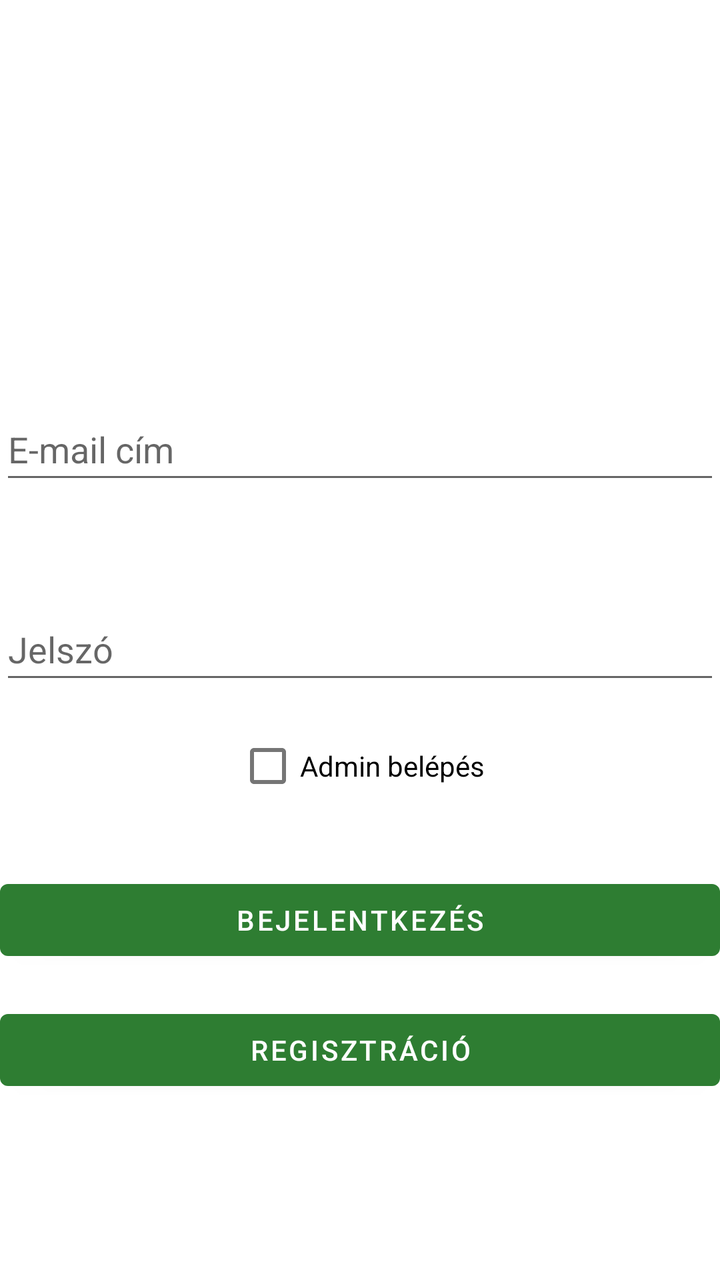
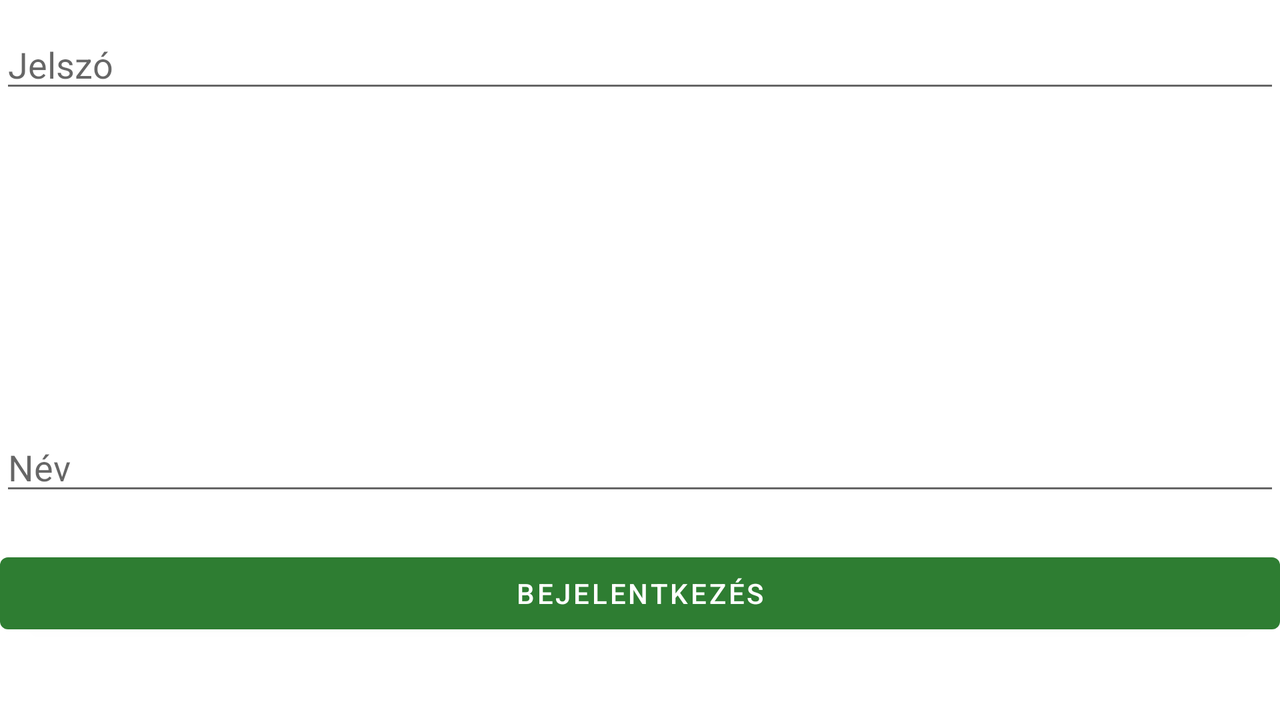

Compare how this app lays out the same screen by default and in its alternative resource folder. The renders come first, then the two layout files and the values they reference.
<!-- AndroidManifest.xml: application theme Theme.MyApplication -->
<!-- res/layout/activity_main.xml -->
<?xml version="1.0" encoding="utf-8"?>
<androidx.constraintlayout.widget.ConstraintLayout xmlns:android="http://schemas.android.com/apk/res/android"
    xmlns:app="http://schemas.android.com/apk/res-auto"
    xmlns:tools="http://schemas.android.com/tools"
    android:id="@+id/main"
    android:layout_width="match_parent"
    android:layout_height="match_parent"
    tools:context=".MainActivity">

    <EditText
        android:id="@+id/editTextUserEmail"
        android:layout_width="match_parent"
        android:layout_height="wrap_content"
        android:minHeight="48dp"
        android:ems="10"
        android:hint="@string/email"
        android:inputType="textEmailAddress"
        app:layout_constraintBottom_toBottomOf="parent"
        app:layout_constraintTop_toTopOf="parent"
        app:layout_constraintVertical_bias="0.336"
        tools:layout_editor_absoluteX="16dp" />

    <EditText
        android:id="@+id/editTextPassword"
        android:layout_width="match_parent"
        android:layout_height="wrap_content"
        android:minHeight="48dp"
        android:layout_marginBottom="150dp"
        android:ems="10"
        android:hint="@string/password"
        android:inputType="textPassword"
        app:layout_constraintBottom_toBottomOf="parent"
        app:layout_constraintTop_toBottomOf="@+id/editTextUserEmail"
        app:layout_constraintVertical_bias="0.267"
        tools:layout_editor_absoluteX="0dp" />

    <CheckBox
        android:id="@+id/adminCheckBox"
        android:layout_width="wrap_content"
        android:layout_height="wrap_content"
        android:text="@string/admin_login"
        android:layout_marginTop="12dp"
        app:layout_constraintTop_toBottomOf="@+id/editTextPassword"
        app:layout_constraintStart_toStartOf="parent"
        app:layout_constraintEnd_toEndOf="parent"/>

    <Button
        android:id="@+id/logInButton"
        android:layout_width="0dp"
        android:layout_height="wrap_content"
        android:text="@string/login"
        android:onClick="login"
        app:layout_constraintBottom_toBottomOf="parent"
        app:layout_constraintEnd_toEndOf="parent"
        app:layout_constraintHorizontal_bias="0.0"
        app:layout_constraintStart_toStartOf="parent"
        app:layout_constraintTop_toBottomOf="@+id/adminCheckBox"
        app:layout_constraintVertical_bias="0.157" />


    <Button
        android:id="@+id/registButton"
        android:layout_width="0dp"
        android:layout_height="wrap_content"
        android:text="@string/registration"
        android:onClick="regist"
        app:layout_constraintBottom_toBottomOf="parent"
        app:layout_constraintEnd_toEndOf="parent"
        app:layout_constraintHorizontal_bias="0.0"
        app:layout_constraintStart_toStartOf="parent"
        app:layout_constraintTop_toBottomOf="@+id/logInButton"
        app:layout_constraintVertical_bias="0.157" />

</androidx.constraintlayout.widget.ConstraintLayout>
<!-- resources referenced by this layout -->
<resources>
  <string name="admin_login">Admin belépés</string>
  <string name="email">E-mail cím</string>
  <string name="login">Bejelentkezés</string>
  <string name="password">Jelszó</string>
  <string name="registration">Regisztráció</string>
  <style name="Theme.MyApplication" parent="Theme.MaterialComponents.DayNight.DarkActionBar">
          <item name="colorPrimary">@color/colorPrimary</item>
          <item name="colorPrimaryVariant">@color/colorPrimaryVariant</item>
          <item name="colorOnPrimary">@color/colorOnPrimary</item>
  
          <item name="colorSecondary">@color/colorSecondary</item>
          <item name="colorSecondaryVariant">@color/colorSecondaryVariant</item>
          <item name="colorOnSecondary">@color/colorOnSecondary</item>
      </style>
  <color name="colorPrimary">#2E7D32</color>
  <color name="colorPrimaryVariant">#1B5E20</color>
  <color name="colorOnPrimary">#FFFFFF</color>
  <color name="colorSecondary">#81C784</color>
  <color name="colorSecondaryVariant">#66BB6A</color>
  <color name="colorOnSecondary">#FFFFFF</color>
</resources>
<!-- res/layout-land/activity_main.xml (the repository's variant of the layout above) -->
<!-- drawn on the phone turned sideways -->
<?xml version="1.0" encoding="utf-8"?>
<LinearLayout
    xmlns:android="http://schemas.android.com/apk/res/android"
    xmlns:app="http://schemas.android.com/apk/res-auto"
    xmlns:tools="http://schemas.android.com/tools"
    android:id="@+id/main"
    android:layout_width="match_parent"
    android:layout_height="match_parent"
    android:orientation="vertical"
    tools:context=".MainActivity">


    <EditText
        android:id="@+id/editTextPassword"
        android:layout_width="match_parent"
        android:layout_height="wrap_content"
        android:layout_marginBottom="150dp"
        android:ems="10"
        android:hint="@string/password"
        android:inputType="textPassword"
        android:layout_marginTop="10dp"
        tools:layout_editor_absoluteX="16dp" />

    <EditText
        android:id="@+id/editTextUserName"
        android:layout_width="match_parent"
        android:layout_height="wrap_content"
        android:ems="10"
        android:hint="@string/name"
        android:inputType="text"
        android:layout_marginTop="10dp" />



    <Button
        android:id="@+id/logInButton"
        android:layout_width="match_parent"
        android:layout_height="wrap_content"
        android:text="@string/login"
        android:layout_marginTop="20dp"
        android:onClick="login" />

</LinearLayout>
<!-- resources referenced by the variant -->
<!-- as the phone turned sideways resolves them -->
<resources>
  <string name="login">Bejelentkezés</string>
  <string name="name">Név</string>
  <string name="password">Jelszó</string>
  <style name="Theme.MyApplication" parent="Theme.MaterialComponents.DayNight.DarkActionBar">
          <item name="colorPrimary">@color/colorPrimary</item>
          <item name="colorPrimaryVariant">@color/colorPrimaryVariant</item>
          <item name="colorOnPrimary">@color/colorOnPrimary</item>
  
          <item name="colorSecondary">@color/colorSecondary</item>
          <item name="colorSecondaryVariant">@color/colorSecondaryVariant</item>
          <item name="colorOnSecondary">@color/colorOnSecondary</item>
      </style>
  <color name="colorPrimary">#2E7D32</color>
  <color name="colorPrimaryVariant">#1B5E20</color>
  <color name="colorOnPrimary">#FFFFFF</color>
  <color name="colorSecondary">#81C784</color>
  <color name="colorSecondaryVariant">#66BB6A</color>
  <color name="colorOnSecondary">#FFFFFF</color>
</resources>
